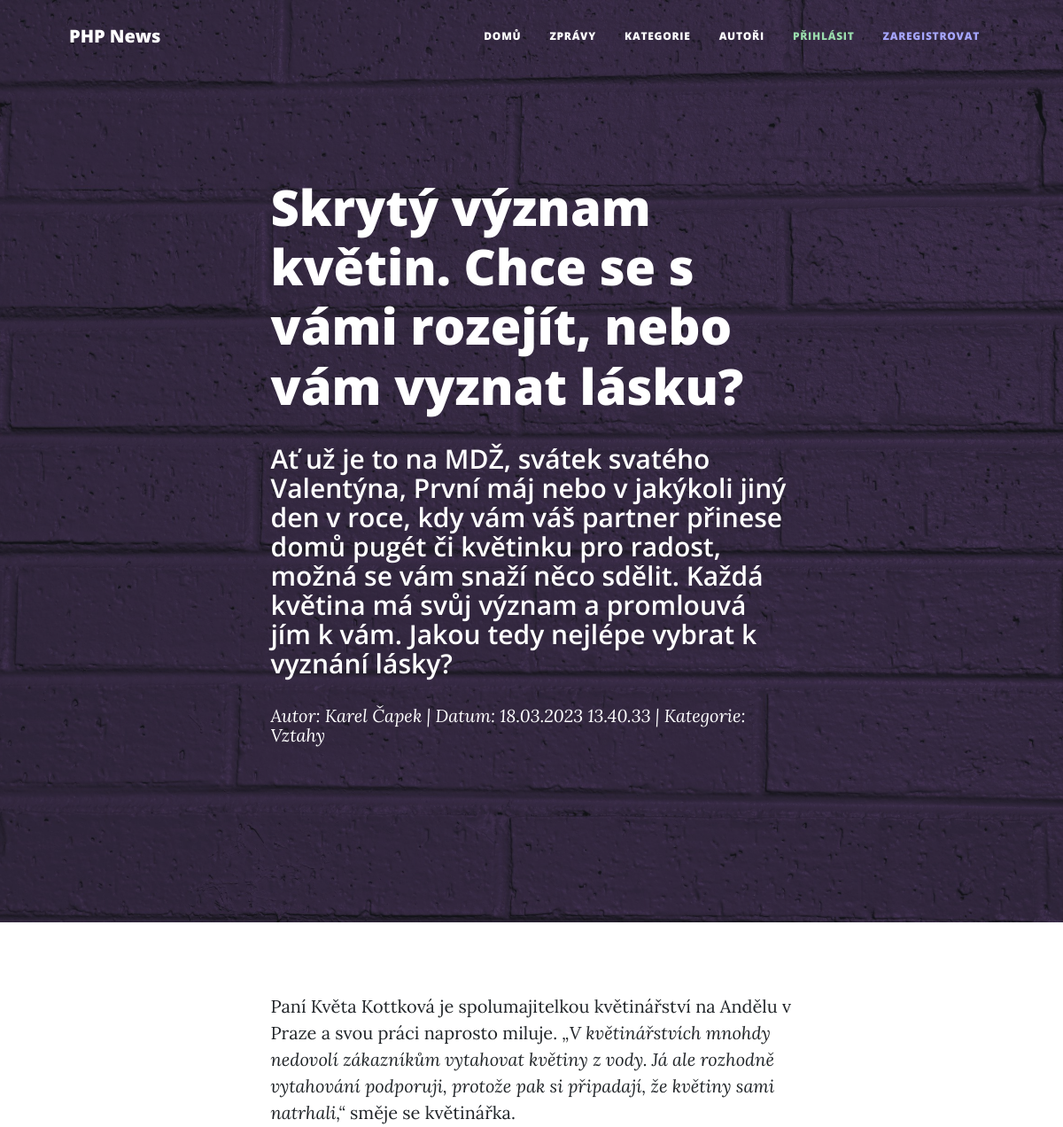
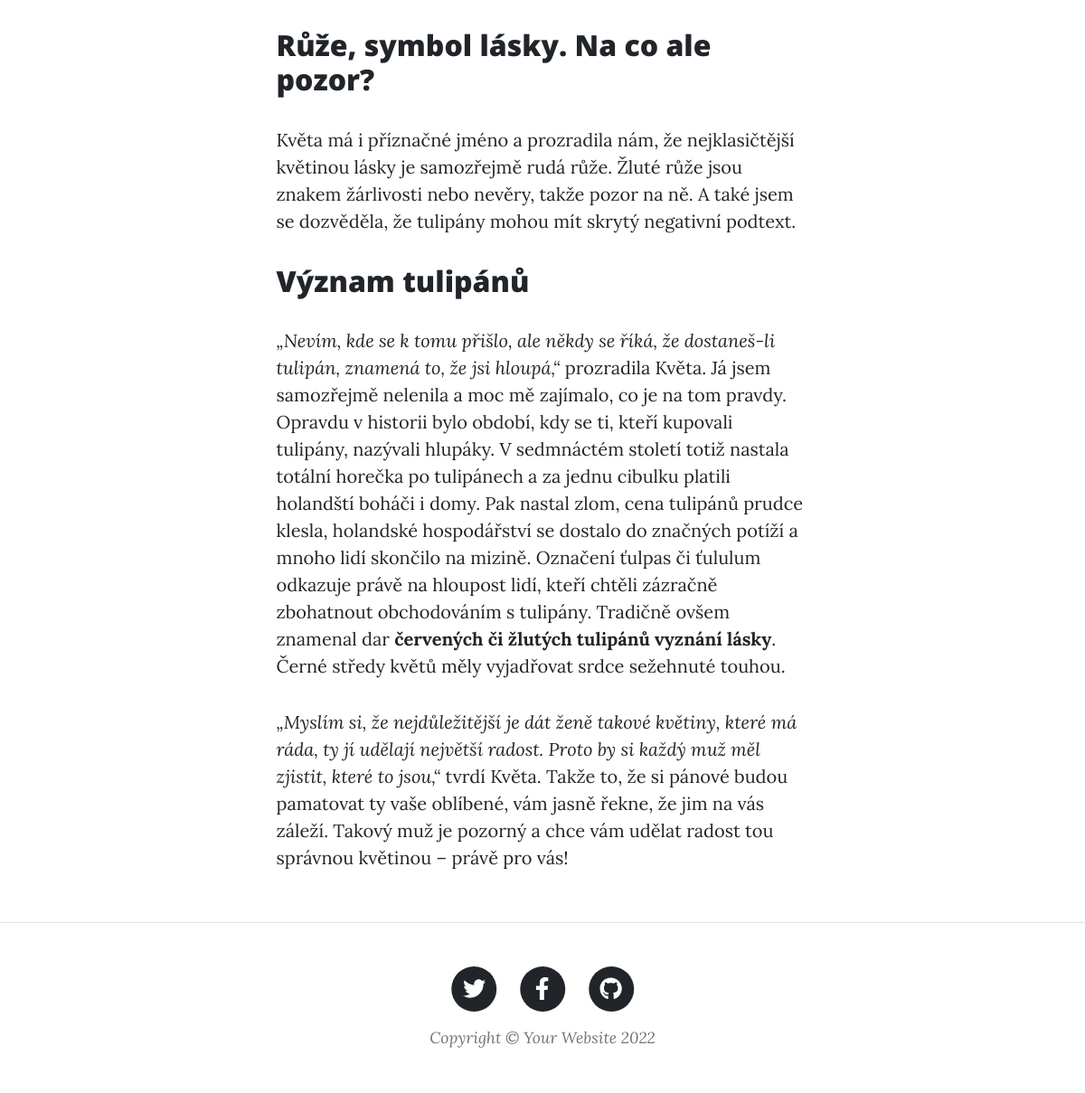
Page /post_detail.php?id=2 on the committed database (2 pictures, top to bottom).
### tables this page shows
CREATE TABLE `tbPost` (
  `Id` int(11) NOT NULL,
  `IdAuthor` int(11) NOT NULL,
  `IdCategory` int(11) NOT NULL,
  `Title` varchar(200) NOT NULL,
  `Date` datetime NOT NULL DEFAULT current_timestamp(),
  `Content` text NOT NULL,
  `Preview` text NOT NULL,
  `Active` tinyint(1) NOT NULL
);

CREATE TABLE `tbAuthors` (
  `Id` int(11) NOT NULL,
  `Name` varchar(50) NOT NULL,
  `Surname` varchar(50) NOT NULL,
  `AuthDesc` varchar(200) NOT NULL,
  `Email` varchar(100) DEFAULT NULL,
  `Password` varchar(150) DEFAULT NULL,
  `IsAdmin` tinyint(1) NOT NULL
);

CREATE TABLE `tbCategories` (
  `Id` int(11) NOT NULL,
  `CatName` varchar(50) NOT NULL,
  `Description` varchar(100) NOT NULL
);

### Model/Database.php (called while the page is built, shortened)
<?php
class Database
{
    private $conn;
    public function __construct()
    {
        $this->conn = new PDO('mysql:host=' . self::HOST . ';dbname=' . self::DBNAME,
            self::USER,
            self::PASSWORD, [
                PDO::ATTR_ERRMODE => PDO::ERRMODE_EXCEPTION,
            ]);
        $this->conn->query('SET NAMES utf8');
    }
    public function selectSingle($sql, $params = [])
    {
        $stmt = $this->execute($sql, $params);
        return $stmt->fetch();
    }
    private function execute($sql, $params = [])
    {
        $stmt = $this->conn->prepare($sql);
        $stmt->execute($params);
        return $stmt;
    }
}

### Model/BaseRepository.php (called while the page is built, shortened)
<?php
abstract class BaseRepository
{
    public function __construct(Database $db)
    {
        $this->db = $db;
    }
}

### Model/PostRepository.php (called while the page is built, shortened)
<?php
class PostRepository extends BaseRepository
{
    public function getPost($postId)
    {
        $sql = 'SELECT p.*, a.Id as IdAut, a.Name, a.Surname, c.Id as IdCat, c.CatName FROM tbPost p
                INNER JOIN tbAuthors a on a.Id = p.IdAuthor
                INNER JOIN tbCategories c on c.Id = p.IdCategory
                WHERE p.Id = :id';
        $params = [
            ':id' => $postId,
        ];
        return $this->db->selectSingle($sql, $params);
    }
}

### post_detail.php (the view, shortened to what this page needs)
<?php
require 'Model\Database.php';
require 'Model\BaseRepository.php';
require 'Model\PostRepository.php';
$db = new Database();
$sr = new PostRepository($db);
$post = $sr->getPost($_GET['id']);
?>
<!DOCTYPE html>
<html lang="en">
    <head>
        <link href="css/styles.css" rel="stylesheet" />
    </head>
    <body>
        <nav class="navbar navbar-expand-lg navbar-light" id="mainNav">
            <div class="container px-4 px-lg-5">
                <a class="navbar-brand" href="index.php">PHP News</a>
                <div class="collapse navbar-collapse" id="navbarResponsive">
                    <ul class="navbar-nav ms-auto py-4 py-lg-0">
                        <li class="nav-item"><a class="nav-link px-lg-3 py-3 py-lg-4" href="index.php">Domů</a></li>
                        <li class="nav-item"><a class="nav-link px-lg-3 py-3 py-lg-4" href="all_posts.php">Zprávy</a></li>
                        <li class="nav-item"><a class="nav-link px-lg-3 py-3 py-lg-4" href="category.php">Kategorie</a></li>
                        <li class="nav-item"><a class="nav-link px-lg-3 py-3 py-lg-4" href="author.php">Autoři</a></li>
                        <?php if (isset($_SESSION['user'])): ?>
                            <li class="nav-item"><a style="color: #9adcad;" class="nav-link px-lg-3 py-3 py-lg-4" href="admin.php">Administrace článku</a></li>
                            <li class="nav-item ms-5"><a style="color: #a6a6ff;" class="nav-link px-lg-3 py-3 py-lg-4" href="#">Prihlášen: <?= $_SESSION['user']['Name'] . " " . $_SESSION['user']['Surname'] ?> </a></li>
                            <li class="nav-item"><a style="color: #a6a6ff;" class="nav-link px-lg-3 py-3 py-lg-4" href="logout.php">Odhlásit</a></li>
                        <?php else: ?>
                            <li class="nav-item"><a style="color: #9adcad;" class="nav-link px-lg-3 py-3 py-lg-4" href="login.php">Přihlásit</a></li>
                            <li class="nav-item"><a style="color: #a6a6ff;" class="nav-link px-lg-3 py-3 py-lg-4" href="register.php">Zaregistrovat</a></li>
                        <?php endif; ?>
                    </ul>
                </div>
            </div>
        </nav>
        <header class="masthead" style="background-image: url('assets/img/post-bg.jpg')">
            <div class="container position-relative px-4 px-lg-5">
                <div class="row gx-4 gx-lg-5 justify-content-center">
                    <div class="col-md-10 col-lg-8 col-xl-7">
                        <div class="post-heading">
                            <h1><?= $post['Title'] ?></h1>
                            <h2 class="subheading"><?= $post['Preview'] ?></h2>
                            <span class="meta">
                                Autor:
                                <a href="post_by_author.php?id=<?= $post['IdAut'] ?>"><?= $post['Name'] . " " . $post['Surname'] ?></a>
                                | Datum: <?= date_format(new DateTime($post['Date']), 'd.m.Y H.i.s'); ?>
                                | Kategorie: <a href="posts_by_category.php?id=<?= $post['IdCat'] ?>"><?= $post['CatName'] ?> </a>
                            </span>
                        </div>
                    </div>
                </div>
            </div>
        </header>
        <article class="mb-4">
            <div class="container px-4 px-lg-5">
                <div class="row gx-4 gx-lg-5 justify-content-center">
                    <div class="col-md-10 col-lg-8 col-xl-7">
                        <?= $post['Content'] ?>
                    </div>
                </div>
            </div>
        </article>
        <footer class="border-top">
            <div class="container px-4 px-lg-5">
                <div class="row gx-4 gx-lg-5 justify-content-center">
                    <div class="col-md-10 col-lg-8 col-xl-7">
                        <ul class="list-inline text-center">
                            <li class="list-inline-item">
                                <a href="#!">
                                    <span class="fa-stack fa-lg">
                                        <i class="fas fa-circle fa-stack-2x"></i>
                                        <i class="fab fa-twitter fa-stack-1x fa-inverse"></i>
                                    </span>
                                </a>
                            </li>
                            <li class="list-inline-item">
                                <a href="#!">
                                    <span class="fa-stack fa-lg">
                                        <i class="fas fa-circle fa-stack-2x"></i>
                                        <i class="fab fa-facebook-f fa-stack-1x fa-inverse"></i>
                                    </span>
                                </a>
                            </li>
                            <li class="list-inline-item">
                                <a href="#!">
                                    <span class="fa-stack fa-lg">
                                        <i class="fas fa-circle fa-stack-2x"></i>
                                        <i class="fab fa-github fa-stack-1x fa-inverse"></i>
                                    </span>
                                </a>
                            </li>
                        </ul>
                        <div class="small text-center text-muted fst-italic">Copyright &copy; Your Website 2022</div>
                    </div>
                </div>
            </div>
        </footer>
    </body>
</html>

### rows in the picture
tbpost: Title "Skrytý význam květin. Chce se s vámi rozejít, nebo vám vyznat lásku?", Preview "Ať už je to na MDŽ, svátek svatého Valentýna, První máj nebo v jakýkoli jiný den v roce, kdy vám váš partner přinese domů pugét či květinku pro radost, možná se vám snaží něco sdělit. Každá květina má svůj význam a promlouvá jím k vám. Jakou tedy nejlépe vybrat k vyznání lásky?", IdAuthor.Name "Karel", IdAuthor.Surname "Čapek", Date "18.03.2023 13.40.33", IdCategory.CatName "Vztahy", Content "Paní Květa Kottková je spolumajitelkou květinářství na Andělu v Praze a svou práci naprosto miluje. „V květinářstvích mnohdy nedovolí zákazníkům vytahovat květiny z vody. Já ale rozhodně vytahování podporuji, protože pak si připadají, že květiny sami natrhali,“ směje se květinářka. Růže, symbol lásky. Na co ale pozor? Květa má i příznačné jméno a prozradila nám, že nejklasičtější květinou lásky je samozřejmě rudá růže. Žluté růže jsou znakem žárlivosti nebo nevěry, takže pozor na ně. A také jsem se dozvěděla, že tulipány mohou mít skrytý negativní podtext. Význam tulipánů „Nevím, kde se k tomu přišlo, ale někdy se říká, že dostaneš-li tulipán, znamená to, že jsi hloupá,“ prozradila Květa.…"
